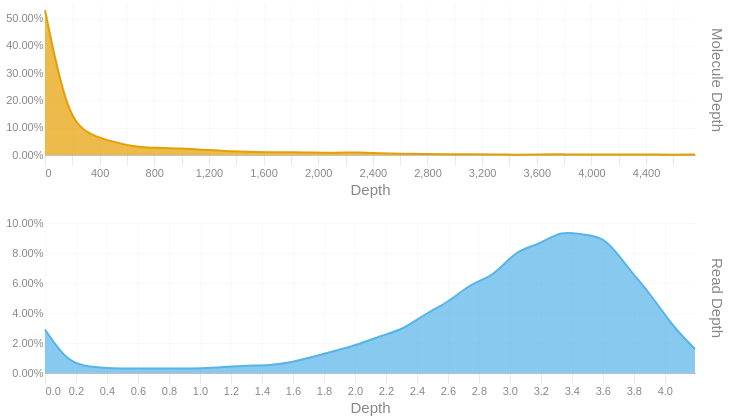

Notebook cell for this chart:
### Code cell
readdep = depth_hist(tb['Read Depth'], q99, 3)
readdep = readdep.with_columns(pl.lit('Read Depth').alias('Metric'))
if not SKIPLR:
    moldep = depth_hist(tb['Molecule Depth'], mol_q99, 1)
    moldep = moldep.with_columns(pl.lit('Molecule Depth').alias('Metric'))
    _hist = pl.concat([readdep, moldep])
    _hist = _hist.filter(pl.col('Proportion') != 0)
    with SafeRender(_hist):
        (
            alt.Chart(_hist)        
            .mark_area(interpolate = "basis")
            .encode(
                x=alt.X('Bin:Q').scale(domainMin=0).axis(alt.Axis(title='Depth')),
                y = alt.Y('Proportion:Q', title = None).axis(format = '.2%'),
                color = alt.Color('Metric:N').legend(None),
                row = alt.Row("Metric:N").header(title = None, labelOrient = 'right'),
                tooltip = [
                    alt.Tooltip("Metric:N", title = "Metric"),
                    alt.Tooltip('Interval:N', title = "Depth Interval"),
                    alt.Tooltip('Proportion:Q', title = "% Alignments").format('.2%')
                ]
            )
            .resolve_scale(x='independent', y='independent')
            .properties(
                height = 150, width = 650,
                usermeta={'embedOptions': {'downloadFileName': f'{samplename}.depth.hist'}}
            )
        ).display()
else:
    readdep = readdep.filter(pl.col('Proportion') != 0)
    with SafeRender(readdep):
        (
            alt.Chart(readdep)        
            .mark_area(interpolate = "basis")
            .encode(
                x=alt.X('Bin:Q').scale(domainMin=0).axis(alt.Axis(title='Depth')),
                y = alt.Y('Proportion:Q', title = None).axis(format = '.2%'),
                tooltip = [
                    alt.Tooltip('Interval:N', title = "Depth Interval"),
                    alt.Tooltip('Proportion:Q', title = "% Alignments").format('.2%')
                ]
            )
            .properties(
                usermeta={'embedOptions': {'downloadFileName': f'{samplename}.depth.hist'}}
            )
        ).display()

### Figure 1 — Vega-Lite specification as saved in the notebook (floating-point values rounded to 4 significant figures)
{"width": 650, "height": 150, "config": {"title": {"anchor": "start", "dy": -15, "fontSize": 18, "color": "#888888", "subtitleColor": "#888888", "subtitleFontSize": 14}, "arc": {"fill": "#0072B2"}, "axis": {"domainColor": "#888888", "domainWidth": 0.5, "gridWidth": 0.2, "grid": false, "titleFontWeight": 400, "titleFontSize": 15, "labelFontSize": 11, "labelColor": "#888888", "tickColor": "#888888", "tickWidth": 0.2, "titleColor": "#888888"}, "axisBand": {"grid": false}, "axisX": {"grid": true, "tickSize": 10, "domainCap": "round"}, "axisY": {"domain": false, "grid": true, "tickSize": 0, "domainCap": "round"}, "background": "transparent", "header": {"labelFontSize": 15, "labelColor": "#888888", "titleFontSize": 15, "titleFontWeight": 600, "titleColor": "#888888"}, "legend": {"labelFont": "sans-serif", "labelFontSize": 12, "labelColor": "#888888", "symbolSize": 100, "symbolType": "circle", "titleFontSize": 12, "titlePadding": 10, "titleColor": "#888888", "title": null}, "range": {"category": ["#E69F00", "#56B4E9", "#009E73", "#F0E442", "#0072B2", "#D55E00", "#CC79A7", "#000000"], "diverging": ["#cfe8f3", "#a2d4ec", "#73bfe2", "#46abdb", "#1696d2", "#12719e"]}, "area": {"fill": "#0072B2", "fillOpacity": 0.7, "line": true, "strokeOpacity": 0.7}, "line": {"color": "#0072B2", "stroke": "#0072B2", "strokeWidth": 2}, "trail": {"color": "#0072B2", "stroke": "#0072B2", "strokeWidth": 0, "size": 1}, "point": {"filled": true, "fillOpacity": 1.0, "size": 95}, "text": {"color": "#888888", "fontSize": 11, "align": "right", "fontWeight": 400, "size": 11}, "bar": {"fill": "#0072B2", "stroke": null}, "view": {"stroke": null, "continuousWidth": 660, "continuousHeight": 400}}, "data": {"name": "data-19421312717af556b28174365e3ee13f"}, "mark": {"type": "area", "interpolate": "basis"}, "encoding": {"color": {"field": "Metric", "legend": null, "type": "nominal"}, "row": {"field": "Metric", "header": {"title": null, "labelOrient": "right"}, "type": "nominal"}, "tooltip": [{"field": "Metric", "title": "Metric", "type": "nominal"}, {"field": "Interval", "title": "Depth Interval", "type": "nominal"}, {"field": "Proportion", "format": ".2%", "title": "% Alignments", "type": "quantitative"}], "x": {"axis": {"title": "Depth"}, "field": "Bin", "scale": {"domainMin": 0}, "type": "quantitative"}, "y": {"axis": {"format": ".2%"}, "field": "Proportion", "title": null, "type": "quantitative"}}, "resolve": {"scale": {"x": "independent", "y": "independent"}}, "usermeta": {"embedOptions": {"downloadFileName": "S6_Musquodoboit_1540.depth.hist"}}, "$schema": "https://vega.github.io/schema/vega-lite/v6.1.0.json", "datasets": {"data-19421312717af556b28174365e3ee13f": [{"Bin": 0.0, "Interval": "0.0-0.145", "Proportion": 0.029, "Metric": "Read Depth"}, {"Bin": 0.145, "Interval": "0.145-0.289", "Proportion": 0.007, "Metric": "Read Depth"}, {"Bin": 0.289, "Interval": "0.289-0.434", "Proportion": 0.004, "Metric": "Read Depth"}, {"Bin": 0.434, "Interval": "0.434-0.579", "Proportion": 0.003, "Metric": "Read Depth"}, {"Bin": 0.579, "Interval": "0.579-0.723", "Proportion": 0.003, "Metric": "Read Depth"}, {"Bin": 0.723, "Interval": "0.723-0.868", "Proportion": 0.003, "Metric": "Read Depth"}, {"Bin": 0.868, "Interval": "0.868-1.013", "Proportion": 0.003, "Metric": "Read Depth"}, {"Bin": 1.013, "Interval": "1.013-1.157", "Proportion": 0.003, "Metric": "Read Depth"}, {"Bin": 1.157, "Interval": "1.157-1.302", "Proportion": 0.004, "Metric": "Read Depth"}, {"Bin": 1.302, "Interval": "1.302-1.447", "Proportion": 0.005, "Metric": "Read Depth"}, {"Bin": 1.447, "Interval": "1.447-1.591", "Proportion": 0.005, "Metric": "Read Depth"}, {"Bin": 1.591, "Interval": "1.591-1.736", "Proportion": 0.007, "Metric": "Read Depth"}, {"Bin": 1.736, "Interval": "1.736-1.881", "Proportion": 0.011, "Metric": "Read Depth"}, {"Bin": 1.881, "Interval": "1.881-2.025", "Proportion": 0.015, "Metric": "Read Depth"}, {"Bin": 2.025, "Interval": "2.025-2.17", "Proportion": 0.019, "Metric": "Read Depth"}, {"Bin": 2.17, "Interval": "2.17-2.315", "Proportion": 0.025, "Metric": "Read Depth"}, {"Bin": 2.315, "Interval": "2.315-2.459", "Proportion": 0.029, "Metric": "Read Depth"}, {"Bin": 2.459, "Interval": "2.459-2.604", "Proportion": 0.04, "Metric": "Read Depth"}, {"Bin": 2.604, "Interval": "2.604-2.749", "Proportion": 0.047, "Metric": "Read Depth"}, {"Bin": 2.749, "Interval": "2.749-2.893", "Proportion": 0.06, "Metric": "Read Depth"}, {"Bin": 2.893, "Interval": "2.893-3.038", "Proportion": 0.064, "Metric": "Read Depth"}, {"Bin": 3.038, "Interval": "3.038-3.183", "Proportion": 0.082, "Metric": "Read Depth"}, {"Bin": 3.183, "Interval": "3.183-3.327", "Proportion": 0.085, "Metric": "Read Depth"}, {"Bin": 3.327, "Interval": "3.327-3.472", "Proportion": 0.095, "Metric": "Read Depth"}, {"Bin": 3.472, "Interval": "3.472-3.617", "Proportion": 0.092, "Metric": "Read Depth"}, {"Bin": 3.617, "Interval": "3.617-3.761", "Proportion": 0.091, "Metric": "Read Depth"}, {"Bin": 3.761, "Interval": "3.761-3.906", "Proportion": 0.07, "Metric": "Read Depth"}, {"Bin": 3.906, "Interval": "3.906-4.051", "Proportion": 0.053, "Metric": "Read Depth"}, {"Bin": 4.051, "Interval": "4.051-4.195", "Proportion": 0.031, "Metric": "Read Depth"}, {"Bin": 4.195, "Interval": "4.195-4.34", "Proportion": 0.016, "Metric": "Read Depth"}, {"Bin": 0.0, "Interval": "0.0-164.1", "Proportion": 0.531, "Metric": "Molecule Depth"}, {"Bin": 164.1, "Interval": "164.1-328.2", "Proportion": 0.133, "Metric": "Molecule Depth"}, {"Bin": 328.2, "Interval": "328.2-492.2", "Proportion": 0.074, "Metric": "Molecule Depth"}, {"Bin": 492.2, "Interval": "492.2-656.3", "Proportion": 0.049, "Metric": "Molecule Depth"}, {"Bin": 656.3, "Interval": "656.3-820.4", "Proportion": 0.03, "Metric": "Molecule Depth"}, {"Bin": 820.4, "Interval": "820.4-984.5", "Proportion": 0.026, "Metric": "Molecule Depth"}, {"Bin": 984.5, "Interval": "984.5-1148.5", "Proportion": 0.024, "Metric": "Molecule Depth"}, {"Bin": 1148.0, "Interval": "1148.5-1312.6", "Proportion": 0.02, "Metric": "Molecule Depth"}, {"Bin": 1313.0, "Interval": "1312.6-1476.7", "Proportion": 0.014, "Metric": "Molecule Depth"}, {"Bin": 1477.0, "Interval": "1476.7-1640.8", "Proportion": 0.012, "Metric": "Molecule Depth"}, {"Bin": 1641.0, "Interval": "1640.8-1804.9", "Proportion": 0.01, "Metric": "Molecule Depth"}, {"Bin": 1805.0, "Interval": "1804.9-1968.9", "Proportion": 0.011, "Metric": "Molecule Depth"}, {"Bin": 1969.0, "Interval": "1968.9-2133.0", "Proportion": 0.009, "Metric": "Molecule Depth"}, {"Bin": 2133.0, "Interval": "2133.0-2297.1", "Proportion": 0.008, "Metric": "Molecule Depth"}, {"Bin": 2297.0, "Interval": "2297.1-2461.2", "Proportion": 0.01, "Metric": "Molecule Depth"}, {"Bin": 2461.0, "Interval": "2461.2-2625.2", "Proportion": 0.006, "Metric": "Molecule Depth"}, {"Bin": 2625.0, "Interval": "2625.2-2789.3", "Proportion": 0.005, "Metric": "Molecule Depth"}, {"Bin": 2789.0, "Interval": "2789.3-2953.4", "Proportion": 0.004, "Metric": "Molecule Depth"}, {"Bin": 2953.0, "Interval": "2953.4-3117.5", "Proportion": 0.003, "Metric": "Molecule Depth"}, {"Bin": 3118.0, "Interval": "3117.5-3281.6", "Proportion": 0.003, "Metric": "Molecule Depth"}, {"Bin": 3282.0, "Interval": "3281.6-3445.6", "Proportion": 0.002, "Metric": "Molecule Depth"}, {"Bin": 3446.0, "Interval": "3445.6-3609.7", "Proportion": 0.001, "Metric": "Molecule Depth"}, {"Bin": 3610.0, "Interval": "3609.7-3773.8", "Proportion": 0.002, "Metric": "Molecule Depth"}, {"Bin": 3774.0, "Interval": "3773.8-3937.9", "Proportion": 0.003, "Metric": "Molecule Depth"}, {"Bin": 3938.0, "Interval": "3937.9-4101.9", "Proportion": 0.001, "Metric": "Molecule Depth"}, {"Bin": 4102.0, "Interval": "4101.9-4266.0", "Proportion": 0.002, "Metric": "Molecule Depth"}, {"Bin": 4266.0, "Interval": "4266.0-4430.1", "Proportion": 0.002, "Metric": "Molecule Depth"}, {"Bin": 4430.0, "Interval": "4430.1-4594.2", "Proportion": 0.002, "Metric": "Molecule Depth"}, {"Bin": 4594.0, "Interval": "4594.2-4758.3", "Proportion": 0.001, "Metric": "Molecule Depth"}, {"Bin": 4758.0, "Interval": "4758.3-4922.33", "Proportion": 0.002, "Metric": "Molecule Depth"}]}}
